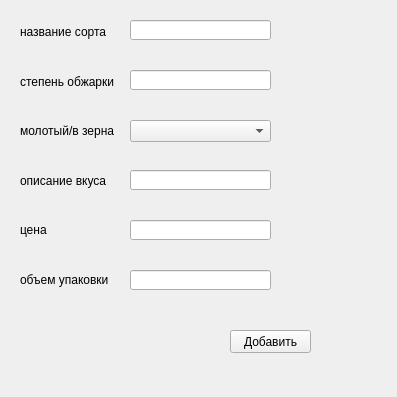
<?xml version="1.0" encoding="UTF-8"?>
<ui version="4.0">
 <class>Form</class>
 <widget class="QWidget" name="Form">
  <property name="geometry">
   <rect>
    <x>0</x>
    <y>0</y>
    <width>397</width>
    <height>397</height>
   </rect>
  </property>
  <property name="windowTitle">
   <string>Form</string>
  </property>
  <widget class="QWidget" name="verticalLayoutWidget">
   <property name="geometry">
    <rect>
     <x>20</x>
     <y>10</y>
     <width>94</width>
     <height>291</height>
    </rect>
   </property>
   <layout class="QVBoxLayout" name="verticalLayout">
    <item>
     <widget class="QLabel" name="label">
      <property name="text">
       <string>название сорта</string>
      </property>
     </widget>
    </item>
    <item>
     <widget class="QLabel" name="label_2">
      <property name="text">
       <string>степень обжарки</string>
      </property>
     </widget>
    </item>
    <item>
     <widget class="QLabel" name="label_3">
      <property name="text">
       <string>молотый/в зернах</string>
      </property>
     </widget>
    </item>
    <item>
     <widget class="QLabel" name="label_4">
      <property name="text">
       <string>описание вкуса</string>
      </property>
     </widget>
    </item>
    <item>
     <widget class="QLabel" name="label_6">
      <property name="text">
       <string>цена</string>
      </property>
     </widget>
    </item>
    <item>
     <widget class="QLabel" name="label_7">
      <property name="text">
       <string>объем упаковки</string>
      </property>
     </widget>
    </item>
   </layout>
  </widget>
  <widget class="QLineEdit" name="lineEdit">
   <property name="geometry">
    <rect>
     <x>130</x>
     <y>20</y>
     <width>141</width>
     <height>20</height>
    </rect>
   </property>
  </widget>
  <widget class="QLineEdit" name="lineEdit_2">
   <property name="geometry">
    <rect>
     <x>130</x>
     <y>70</y>
     <width>141</width>
     <height>20</height>
    </rect>
   </property>
  </widget>
  <widget class="QComboBox" name="comboBox">
   <property name="geometry">
    <rect>
     <x>130</x>
     <y>120</y>
     <width>141</width>
     <height>22</height>
    </rect>
   </property>
  </widget>
  <widget class="QLineEdit" name="lineEdit_3">
   <property name="geometry">
    <rect>
     <x>130</x>
     <y>170</y>
     <width>141</width>
     <height>20</height>
    </rect>
   </property>
  </widget>
  <widget class="QPushButton" name="pushButton">
   <property name="geometry">
    <rect>
     <x>230</x>
     <y>330</y>
     <width>81</width>
     <height>23</height>
    </rect>
   </property>
   <property name="text">
    <string>Добавить</string>
   </property>
  </widget>
  <widget class="QLabel" name="label_5">
   <property name="geometry">
    <rect>
     <x>20</x>
     <y>340</y>
     <width>151</width>
     <height>16</height>
    </rect>
   </property>
   <property name="text">
    <string/>
   </property>
  </widget>
  <widget class="QLineEdit" name="lineEdit_4">
   <property name="geometry">
    <rect>
     <x>130</x>
     <y>220</y>
     <width>141</width>
     <height>20</height>
    </rect>
   </property>
  </widget>
  <widget class="QLineEdit" name="lineEdit_5">
   <property name="geometry">
    <rect>
     <x>130</x>
     <y>270</y>
     <width>141</width>
     <height>20</height>
    </rect>
   </property>
  </widget>
 </widget>
 <resources/>
 <connections/>
</ui>
